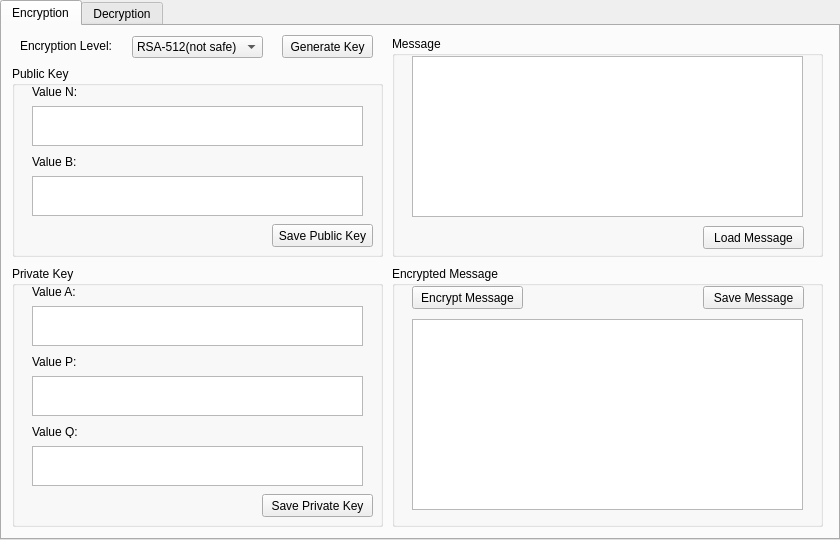
<?xml version="1.0" encoding="UTF-8"?>
<ui version="4.0">
 <class>AppliedCrytographyClass</class>
 <widget class="QMainWindow" name="AppliedCrytographyClass">
  <property name="geometry">
   <rect>
    <x>0</x>
    <y>0</y>
    <width>840</width>
    <height>540</height>
   </rect>
  </property>
  <property name="minimumSize">
   <size>
    <width>840</width>
    <height>540</height>
   </size>
  </property>
  <property name="maximumSize">
   <size>
    <width>840</width>
    <height>540</height>
   </size>
  </property>
  <property name="windowTitle">
   <string>Applied Cryptography</string>
  </property>
  <widget class="QWidget" name="centralWidget">
   <widget class="QTabWidget" name="MainTabs">
    <property name="geometry">
     <rect>
      <x>0</x>
      <y>0</y>
      <width>840</width>
      <height>540</height>
     </rect>
    </property>
    <property name="currentIndex">
     <number>0</number>
    </property>
    <widget class="QWidget" name="Encryption">
     <attribute name="title">
      <string>Encryption</string>
     </attribute>
     <widget class="QGroupBox" name="Encryption_Public_Key_Group">
      <property name="geometry">
       <rect>
        <x>10</x>
        <y>40</y>
        <width>371</width>
        <height>191</height>
       </rect>
      </property>
      <property name="title">
       <string>Public Key</string>
      </property>
      <widget class="QLabel" name="E_Value_N">
       <property name="geometry">
        <rect>
         <x>20</x>
         <y>20</y>
         <width>54</width>
         <height>12</height>
        </rect>
       </property>
       <property name="text">
        <string>Value N:</string>
       </property>
      </widget>
      <widget class="QTextEdit" name="Encryption_N">
       <property name="geometry">
        <rect>
         <x>20</x>
         <y>40</y>
         <width>331</width>
         <height>40</height>
        </rect>
       </property>
      </widget>
      <widget class="QLabel" name="E_Value_B">
       <property name="geometry">
        <rect>
         <x>20</x>
         <y>90</y>
         <width>54</width>
         <height>12</height>
        </rect>
       </property>
       <property name="text">
        <string>Value B:</string>
       </property>
      </widget>
      <widget class="QTextEdit" name="Encryption_B">
       <property name="geometry">
        <rect>
         <x>20</x>
         <y>110</y>
         <width>331</width>
         <height>40</height>
        </rect>
       </property>
      </widget>
      <widget class="QPushButton" name="Save_Public_Key">
       <property name="geometry">
        <rect>
         <x>260</x>
         <y>158</y>
         <width>101</width>
         <height>23</height>
        </rect>
       </property>
       <property name="text">
        <string>Save Public Key</string>
       </property>
      </widget>
     </widget>
     <widget class="QLabel" name="Encryption_Level">
      <property name="geometry">
       <rect>
        <x>18</x>
        <y>12</y>
        <width>101</width>
        <height>16</height>
       </rect>
      </property>
      <property name="text">
       <string>Encryption Level:</string>
      </property>
     </widget>
     <widget class="QComboBox" name="RSA_Level">
      <property name="geometry">
       <rect>
        <x>130</x>
        <y>10</y>
        <width>131</width>
        <height>22</height>
       </rect>
      </property>
      <item>
       <property name="text">
        <string>RSA-512(not safe)</string>
       </property>
      </item>
      <item>
       <property name="text">
        <string>RSA-768(not safe)</string>
       </property>
      </item>
      <item>
       <property name="text">
        <string>RSA-1024(safe)</string>
       </property>
      </item>
      <item>
       <property name="text">
        <string>RSA-2048(safe)</string>
       </property>
      </item>
     </widget>
     <widget class="QPushButton" name="Generate_Key">
      <property name="geometry">
       <rect>
        <x>280</x>
        <y>9</y>
        <width>91</width>
        <height>23</height>
       </rect>
      </property>
      <property name="text">
       <string>Generate Key</string>
      </property>
     </widget>
     <widget class="QGroupBox" name="Encryption_Private_Key_Group">
      <property name="geometry">
       <rect>
        <x>10</x>
        <y>240</y>
        <width>371</width>
        <height>261</height>
       </rect>
      </property>
      <property name="title">
       <string>Private Key</string>
      </property>
      <widget class="QLabel" name="E_Value_A">
       <property name="geometry">
        <rect>
         <x>20</x>
         <y>20</y>
         <width>54</width>
         <height>12</height>
        </rect>
       </property>
       <property name="text">
        <string>Value A:</string>
       </property>
      </widget>
      <widget class="QLabel" name="E_Value_P">
       <property name="geometry">
        <rect>
         <x>20</x>
         <y>90</y>
         <width>54</width>
         <height>12</height>
        </rect>
       </property>
       <property name="text">
        <string>Value P:</string>
       </property>
      </widget>
      <widget class="QLabel" name="E_Value_Q">
       <property name="geometry">
        <rect>
         <x>20</x>
         <y>160</y>
         <width>54</width>
         <height>12</height>
        </rect>
       </property>
       <property name="text">
        <string>Value Q:</string>
       </property>
      </widget>
      <widget class="QTextEdit" name="Encryption_P">
       <property name="geometry">
        <rect>
         <x>20</x>
         <y>110</y>
         <width>331</width>
         <height>40</height>
        </rect>
       </property>
      </widget>
      <widget class="QTextEdit" name="Encryption_A">
       <property name="geometry">
        <rect>
         <x>20</x>
         <y>40</y>
         <width>331</width>
         <height>40</height>
        </rect>
       </property>
      </widget>
      <widget class="QTextEdit" name="Encryption_Q">
       <property name="geometry">
        <rect>
         <x>20</x>
         <y>180</y>
         <width>331</width>
         <height>40</height>
        </rect>
       </property>
      </widget>
      <widget class="QPushButton" name="Save_Private_Key">
       <property name="geometry">
        <rect>
         <x>250</x>
         <y>228</y>
         <width>111</width>
         <height>23</height>
        </rect>
       </property>
       <property name="text">
        <string>Save Private Key</string>
       </property>
      </widget>
     </widget>
     <widget class="QGroupBox" name="Encryption_Message_Group">
      <property name="geometry">
       <rect>
        <x>390</x>
        <y>10</y>
        <width>431</width>
        <height>221</height>
       </rect>
      </property>
      <property name="title">
       <string>Message</string>
      </property>
      <widget class="QTextEdit" name="Encrption_Message">
       <property name="geometry">
        <rect>
         <x>20</x>
         <y>20</y>
         <width>391</width>
         <height>161</height>
        </rect>
       </property>
      </widget>
      <widget class="QPushButton" name="Load_Message">
       <property name="geometry">
        <rect>
         <x>311</x>
         <y>190</y>
         <width>101</width>
         <height>23</height>
        </rect>
       </property>
       <property name="text">
        <string>Load Message</string>
       </property>
      </widget>
     </widget>
     <widget class="QGroupBox" name="Encryption_Encrypted_Message_Group">
      <property name="geometry">
       <rect>
        <x>390</x>
        <y>240</y>
        <width>431</width>
        <height>261</height>
       </rect>
      </property>
      <property name="title">
       <string>Encrypted Message</string>
      </property>
      <widget class="QPushButton" name="Encrypt_Message">
       <property name="geometry">
        <rect>
         <x>20</x>
         <y>20</y>
         <width>111</width>
         <height>23</height>
        </rect>
       </property>
       <property name="text">
        <string>Encrypt Message</string>
       </property>
      </widget>
      <widget class="QPushButton" name="Save_Message">
       <property name="geometry">
        <rect>
         <x>311</x>
         <y>20</y>
         <width>101</width>
         <height>23</height>
        </rect>
       </property>
       <property name="text">
        <string>Save Message</string>
       </property>
      </widget>
      <widget class="QTextEdit" name="Encryption_Encrypted_Message">
       <property name="geometry">
        <rect>
         <x>20</x>
         <y>53</y>
         <width>391</width>
         <height>191</height>
        </rect>
       </property>
      </widget>
     </widget>
    </widget>
    <widget class="QWidget" name="Decryption">
     <attribute name="title">
      <string>Decryption</string>
     </attribute>
     <widget class="QGroupBox" name="Decryption_Key_Group">
      <property name="geometry">
       <rect>
        <x>10</x>
        <y>10</y>
        <width>811</width>
        <height>191</height>
       </rect>
      </property>
      <property name="title">
       <string>Keys</string>
      </property>
      <widget class="QPushButton" name="Load_Private_Key">
       <property name="geometry">
        <rect>
         <x>670</x>
         <y>20</y>
         <width>121</width>
         <height>23</height>
        </rect>
       </property>
       <property name="text">
        <string>Load Private Key</string>
       </property>
      </widget>
      <widget class="QPushButton" name="Load_Public_Key">
       <property name="geometry">
        <rect>
         <x>670</x>
         <y>100</y>
         <width>121</width>
         <height>23</height>
        </rect>
       </property>
       <property name="text">
        <string>Load Public Key</string>
       </property>
      </widget>
      <widget class="QLabel" name="D_Value_A">
       <property name="geometry">
        <rect>
         <x>22</x>
         <y>28</y>
         <width>54</width>
         <height>12</height>
        </rect>
       </property>
       <property name="text">
        <string>Value A:</string>
       </property>
      </widget>
      <widget class="QTextEdit" name="Decryption_A">
       <property name="geometry">
        <rect>
         <x>20</x>
         <y>50</y>
         <width>771</width>
         <height>41</height>
        </rect>
       </property>
      </widget>
      <widget class="QLabel" name="D_Value_N">
       <property name="geometry">
        <rect>
         <x>22</x>
         <y>108</y>
         <width>54</width>
         <height>12</height>
        </rect>
       </property>
       <property name="text">
        <string>Value N:</string>
       </property>
      </widget>
      <widget class="QTextEdit" name="Decryption_N">
       <property name="geometry">
        <rect>
         <x>20</x>
         <y>130</y>
         <width>771</width>
         <height>41</height>
        </rect>
       </property>
      </widget>
     </widget>
     <widget class="QGroupBox" name="Decryption_Encrypted_Text_Group">
      <property name="geometry">
       <rect>
        <x>10</x>
        <y>210</y>
        <width>401</width>
        <height>291</height>
       </rect>
      </property>
      <property name="title">
       <string>Encrypted Text</string>
      </property>
      <widget class="QPushButton" name="Load_Encrypted_Text">
       <property name="geometry">
        <rect>
         <x>20</x>
         <y>25</y>
         <width>131</width>
         <height>23</height>
        </rect>
       </property>
       <property name="text">
        <string>Load Encrypted Text</string>
       </property>
      </widget>
      <widget class="QTextEdit" name="Decryption_Encrypted_Text">
       <property name="geometry">
        <rect>
         <x>20</x>
         <y>60</y>
         <width>361</width>
         <height>221</height>
        </rect>
       </property>
      </widget>
     </widget>
     <widget class="QGroupBox" name="Decryption_Decrypted_Text_Group">
      <property name="geometry">
       <rect>
        <x>420</x>
        <y>210</y>
        <width>401</width>
        <height>291</height>
       </rect>
      </property>
      <property name="title">
       <string>Decrypted Text</string>
      </property>
      <widget class="QPushButton" name="Decrypt_Message">
       <property name="geometry">
        <rect>
         <x>30</x>
         <y>25</y>
         <width>131</width>
         <height>23</height>
        </rect>
       </property>
       <property name="text">
        <string>Decrypt Message</string>
       </property>
      </widget>
      <widget class="QPushButton" name="Save_Decrypted_Text">
       <property name="geometry">
        <rect>
         <x>250</x>
         <y>25</y>
         <width>131</width>
         <height>23</height>
        </rect>
       </property>
       <property name="text">
        <string>Save Decrypted Text</string>
       </property>
      </widget>
      <widget class="QTextEdit" name="Decryption_Decrypted_Text">
       <property name="geometry">
        <rect>
         <x>20</x>
         <y>60</y>
         <width>361</width>
         <height>221</height>
        </rect>
       </property>
      </widget>
     </widget>
    </widget>
   </widget>
  </widget>
 </widget>
 <layoutdefault spacing="6" margin="11"/>
 <resources>
  <include location="appliedcrytography.qrc"/>
 </resources>
 <connections/>
</ui>
